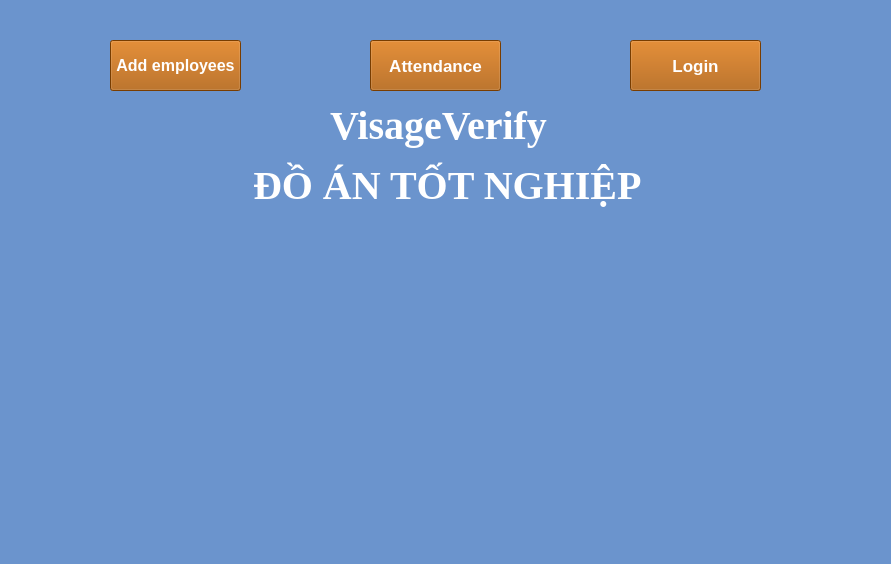
<?xml version="1.0" encoding="UTF-8"?>
<ui version="4.0">
 <class>Main</class>
 <widget class="QMainWindow" name="Main">
  <property name="geometry">
   <rect>
    <x>0</x>
    <y>0</y>
    <width>891</width>
    <height>564</height>
   </rect>
  </property>
  <property name="minimumSize">
   <size>
    <width>0</width>
    <height>0</height>
   </size>
  </property>
  <property name="windowTitle">
   <string>MainWindow</string>
  </property>
  <property name="styleSheet">
   <string notr="true">background: rgb(107, 148, 205)</string>
  </property>
  <widget class="QWidget" name="centralwidget">
   <widget class="QLabel" name="label_2">
    <property name="geometry">
     <rect>
      <x>0</x>
      <y>80</y>
      <width>891</width>
      <height>564</height>
     </rect>
    </property>
    <property name="text">
     <string/>
    </property>
    <property name="pixmap">
     <pixmap>C:/Users/LENOVO/Desktop/face-scaning.png</pixmap>
    </property>
   </widget>
   <widget class="QPushButton" name="login">
    <property name="geometry">
     <rect>
      <x>630</x>
      <y>40</y>
      <width>131</width>
      <height>51</height>
     </rect>
    </property>
    <property name="font">
     <font>
      <pointsize>13</pointsize>
      <weight>75</weight>
      <bold>true</bold>
     </font>
    </property>
    <property name="styleSheet">
     <string notr="true">background :rgb(170, 85, 0);
color:white
</string>
    </property>
    <property name="text">
     <string>Login</string>
    </property>
   </widget>
   <widget class="QPushButton" name="atten_dance">
    <property name="geometry">
     <rect>
      <x>370</x>
      <y>40</y>
      <width>131</width>
      <height>51</height>
     </rect>
    </property>
    <property name="font">
     <font>
      <pointsize>13</pointsize>
      <weight>75</weight>
      <bold>true</bold>
     </font>
    </property>
    <property name="styleSheet">
     <string notr="true">background :rgb(170, 85, 0);
color:white

</string>
    </property>
    <property name="text">
     <string>Attendance</string>
    </property>
   </widget>
   <widget class="QPushButton" name="btnAdd">
    <property name="geometry">
     <rect>
      <x>110</x>
      <y>40</y>
      <width>131</width>
      <height>51</height>
     </rect>
    </property>
    <property name="font">
     <font>
      <pointsize>12</pointsize>
      <weight>75</weight>
      <bold>true</bold>
     </font>
    </property>
    <property name="styleSheet">
     <string notr="true">background :rgb(170, 85, 0);
color:white
</string>
    </property>
    <property name="text">
     <string>Add employees</string>
    </property>
   </widget>
   <widget class="QLabel" name="label">
    <property name="geometry">
     <rect>
      <x>330</x>
      <y>100</y>
      <width>221</width>
      <height>51</height>
     </rect>
    </property>
    <property name="font">
     <font>
      <family>Times New Roman</family>
      <pointsize>30</pointsize>
      <weight>75</weight>
      <bold>true</bold>
      <stylestrategy>PreferDefault</stylestrategy>
     </font>
    </property>
    <property name="styleSheet">
     <string notr="true">color : white
</string>
    </property>
    <property name="text">
     <string>VisageVerify</string>
    </property>
   </widget>
   <widget class="QLabel" name="label_3">
    <property name="geometry">
     <rect>
      <x>253</x>
      <y>160</y>
      <width>404</width>
      <height>51</height>
     </rect>
    </property>
    <property name="font">
     <font>
      <family>Times New Roman</family>
      <pointsize>30</pointsize>
      <weight>75</weight>
      <bold>true</bold>
      <stylestrategy>PreferDefault</stylestrategy>
     </font>
    </property>
    <property name="styleSheet">
     <string notr="true">color : white
</string>
    </property>
    <property name="text">
     <string>ĐỒ ÁN TỐT NGHIỆP</string>
    </property>
   </widget>
  </widget>
  <widget class="QMenuBar" name="menubar">
   <property name="geometry">
    <rect>
     <x>0</x>
     <y>0</y>
     <width>891</width>
     <height>21</height>
    </rect>
   </property>
  </widget>
  <widget class="QStatusBar" name="statusbar"/>
 </widget>
 <resources>
  <include location="C:/Users/LENOVO/Desktop/backgr.qrc"/>
 </resources>
 <connections/>
</ui>
